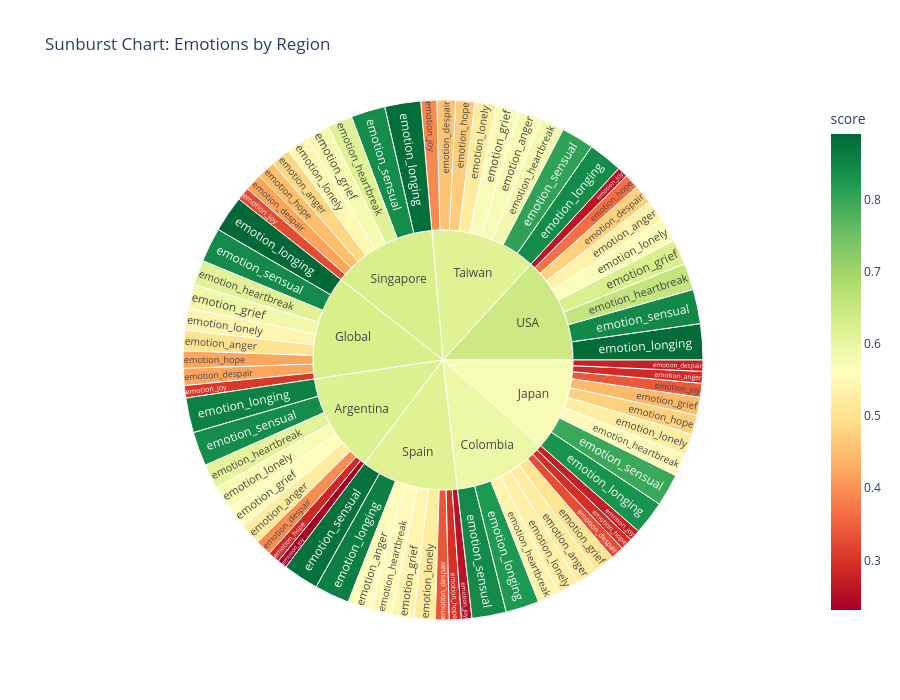

The notebook cell this image was saved under:
### Code cell
# Sunburst Chart: Hierarchical view (Region -> Emotion)
# Calculate mean scores by region and emotion
sunburst_data = df[['region'] + list(emotion_cols)].melt(
    id_vars='region',
    var_name='emotion',
    value_name='score'
)
sunburst_agg = sunburst_data.groupby(['region', 'emotion'], as_index=False)['score'].mean()

fig_sunburst = px.sunburst(
    sunburst_agg,
    path=['region', 'emotion'],
    values='score',
    color='score',
    color_continuous_scale='RdYlGn',
    title='Sunburst Chart: Emotions by Region',
    height=700,
    width=900
)
fig_sunburst.show()

### Figure 1 — Plotly figure (JSON) as saved in the notebook; plotly's stock layout.template omitted (floating-point values rounded to 4 significant figures)
{"data": [{"branchvalues": "total", "customdata": [[0.5233], [0.3957], [0.5578], [0.6088], [0.287], [0.2312], [0.5759], [0.8576], [0.8404], [0.5235], [0.328], [0.5051], [0.5385], [0.2949], [0.2731], [0.5275], [0.8229], [0.8439], [0.5044], [0.4202], [0.5876], [0.6146], [0.4215], [0.3039], [0.5394], [0.8913], [0.8443], [0.2905], [0.276], [0.4432], [0.5506], [0.4757], [0.341], [0.5246], [0.8302], [0.7974], [0.4836], [0.4208], [0.579], [0.616], [0.4501], [0.3265], [0.5466], [0.883], [0.8413], [0.5521], [0.339], [0.5398], [0.5505], [0.2953], [0.2564], [0.5225], [0.8595], [0.8785], [0.5752], [0.4573], [0.5717], [0.5814], [0.4682], [0.3929], [0.5209], [0.842], [0.8069], [0.5357], [0.4757], [0.6243], [0.6558], [0.3661], [0.2583], [0.5715], [0.8848], [0.8462], [0.6194], [0.5917], [0.6284], [0.5747], [0.6258], [0.6155], [0.6153], [0.6437]], "domain": {"x": [0, 1], "y": [0, 1]}, "hovertemplate": "labels=%{label}<br>score_sum=%{value}<br>parent=%{parent}<br>id=%{id}<br>score=%{color}<extra></extra>", "ids": ["Argentina/emotion_anger", "Argentina/emotion_despair", "Argentina/emotion_grief", "Argentina/emotion_heartbreak", "Argentina/emotion_hope", "Argentina/emotion_joy", "Argentina/emotion_lonely", "Argentina/emotion_longing", "Argentina/emotion_sensual", "Colombia/emotion_anger", "Colombia/emotion_despair", "Colombia/emotion_grief", "Colombia/emotion_heartbreak", "Colombia/emotion_hope", "Colombia/emotion_joy", "Colombia/emotion_lonely", "Colombia/emotion_longing", "Colombia/emotion_sensual", "Global/emotion_anger", "Global/emotion_despair", "Global/emotion_grief", "Global/emotion_heartbreak", "Global/emotion_hope", "Global/emotion_joy", "Global/emotion_lonely", "Global/emotion_longing", "Global/emotion_sensual", "Japan/emotion_anger", "Japan/emotion_despair", "Japan/emotion_grief", "Japan/emotion_heartbreak", "Japan/emotion_hope", "Japan/emotion_joy", "Japan/emotion_lonely", "Japan/emotion_longing", "Japan/emotion_sensual", "Singapore/emotion_anger", "Singapore/emotion_despair", "Singapore/emotion_grief", "Singapore/emotion_heartbreak", "Singapore/emotion_hope", "Singapore/emotion_joy", "Singapore/emotion_lonely", "Singapore/emotion_longing", "Singapore/emotion_sensual", "Spain/emotion_anger", "Spain/emotion_despair", "Spain/emotion_grief", "Spain/emotion_heartbreak", "Spain/emotion_hope", "Spain/emotion_joy", "Spain/emotion_lonely", "Spain/emotion_longing", "Spain/emotion_sensual", "Taiwan/emotion_anger", "Taiwan/emotion_despair", "Taiwan/emotion_grief", "Taiwan/emotion_heartbreak", "Taiwan/emotion_hope", "Taiwan/emotion_joy", "Taiwan/emotion_lonely", "Taiwan/emotion_longing", "Taiwan/emotion_sensual", "USA/emotion_anger", "USA/emotion_despair", "USA/emotion_grief", "USA/emotion_heartbreak", "USA/emotion_hope", "USA/emotion_joy", "USA/emotion_lonely", "USA/emotion_longing", "USA/emotion_sensual", "Argentina", "Colombia", "Global", "Japan", "Singapore", "Spain", "Taiwan", "USA"], "labels": ["emotion_anger", "emotion_despair", "emotion_grief", "emotion_heartbreak", "emotion_hope", "emotion_joy", "emotion_lonely", "emotion_longing", "emotion_sensual", "emotion_anger", "emotion_despair", "emotion_grief", "emotion_heartbreak", "emotion_hope", "emotion_joy", "emotion_lonely", "emotion_longing", "emotion_sensual", "emotion_anger", "emotion_despair", "emotion_grief", "emotion_heartbreak", "emotion_hope", "emotion_joy", "emotion_lonely", "emotion_longing", "emotion_sensual", "emotion_anger", "emotion_despair", "emotion_grief", "emotion_heartbreak", "emotion_hope", "emotion_joy", "emotion_lonely", "emotion_longing", "emotion_sensual", "emotion_anger", "emotion_despair", "emotion_grief", "emotion_heartbreak", "emotion_hope", "emotion_joy", "emotion_lonely", "emotion_longing", "emotion_sensual", "emotion_anger", "emotion_despair", "emotion_grief", "emotion_heartbreak", "emotion_hope", "emotion_joy", "emotion_lonely", "emotion_longing", "emotion_sensual", "emotion_anger", "emotion_despair", "emotion_grief", "emotion_heartbreak", "emotion_hope", "emotion_joy", "emotion_lonely", "emotion_longing", "emotion_sensual", "emotion_anger", "emotion_despair", "emotion_grief", "emotion_heartbreak", "emotion_hope", "emotion_joy", "emotion_lonely", "emotion_longing", "emotion_sensual", "Argentina", "Colombia", "Global", "Japan", "Singapore", "Spain", "Taiwan", "USA"], "marker": {"coloraxis": "coloraxis", "colors": [0.5233, 0.3957, 0.5578, 0.6088, 0.287, 0.2312, 0.5759, 0.8576, 0.8404, 0.5235, 0.328, 0.5051, 0.5385, 0.2949, 0.2731, 0.5275, 0.8229, 0.8439, 0.5044, 0.4202, 0.5876, 0.6146, 0.4215, 0.3039, 0.5394, 0.8913, 0.8443, 0.2905, 0.276, 0.4432, 0.5506, 0.4757, 0.341, 0.5246, 0.8302, 0.7974, 0.4836, 0.4208, 0.579, 0.616, 0.4501, 0.3265, 0.5466, 0.883, 0.8413, 0.5521, 0.339, 0.5398, 0.5505, 0.2953, 0.2564, 0.5225, 0.8595, 0.8785, 0.5752, 0.4573, 0.5717, 0.5814, 0.4682, 0.3929, 0.5209, 0.842, 0.8069, 0.5357, 0.4757, 0.6243, 0.6558, 0.3661, 0.2583, 0.5715, 0.8848, 0.8462, 0.6194, 0.5917, 0.6284, 0.5747, 0.6258, 0.6155, 0.6153, 0.6437]}, "name": "", "parents": ["Argentina", "Argentina", "Argentina", "Argentina", "Argentina", "Argentina", "Argentina", "Argentina", "Argentina", "Colombia", "Colombia", "Colombia", "Colombia", "Colombia", "Colombia", "Colombia", "Colombia", "Colombia", "Global", "Global", "Global", "Global", "Global", "Global", "Global", "Global", "Global", "Japan", "Japan", "Japan", "Japan", "Japan", "Japan", "Japan", "Japan", "Japan", "Singapore", "Singapore", "Singapore", "Singapore", "Singapore", "Singapore", "Singapore", "Singapore", "Singapore", "Spain", "Spain", "Spain", "Spain", "Spain", "Spain", "Spain", "Spain", "Spain", "Taiwan", "Taiwan", "Taiwan", "Taiwan", "Taiwan", "Taiwan", "Taiwan", "Taiwan", "Taiwan", "USA", "USA", "USA", "USA", "USA", "USA", "USA", "USA", "USA", "", "", "", "", "", "", "", ""], "type": "sunburst", "values": [0.5233, 0.3957, 0.5578, 0.6088, 0.287, 0.2312, 0.5759, 0.8576, 0.8404, 0.5235, 0.328, 0.5051, 0.5385, 0.2949, 0.2731, 0.5275, 0.8229, 0.8439, 0.5044, 0.4202, 0.5876, 0.6146, 0.4215, 0.3039, 0.5394, 0.8913, 0.8443, 0.2905, 0.276, 0.4432, 0.5506, 0.4757, 0.341, 0.5246, 0.8302, 0.7974, 0.4836, 0.4208, 0.579, 0.616, 0.4501, 0.3265, 0.5466, 0.883, 0.8413, 0.5521, 0.339, 0.5398, 0.5505, 0.2953, 0.2564, 0.5225, 0.8595, 0.8785, 0.5752, 0.4573, 0.5717, 0.5814, 0.4682, 0.3929, 0.5209, 0.842, 0.8069, 0.5357, 0.4757, 0.6243, 0.6558, 0.3661, 0.2583, 0.5715, 0.8848, 0.8462, 4.877, 4.657, 5.127, 4.529, 5.147, 4.794, 5.216, 5.218]}], "layout": {"coloraxis": {"colorbar": {"title": {"text": "score"}}, "colorscale": [[0, "rgb(165,0,38)"], [0.1, "rgb(215,48,39)"], [0.2, "rgb(244,109,67)"], [0.3, "rgb(253,174,97)"], [0.4, "rgb(254,224,139)"], [0.5, "rgb(255,255,191)"], [0.6, "rgb(217,239,139)"], [0.7, "rgb(166,217,106)"], [0.8, "rgb(102,189,99)"], [0.9, "rgb(26,152,80)"], [1, "rgb(0,104,55)"]]}, "height": 700, "legend": {"tracegroupgap": 0}, "title": {"text": "Sunburst Chart: Emotions by Region"}, "width": 900}}
